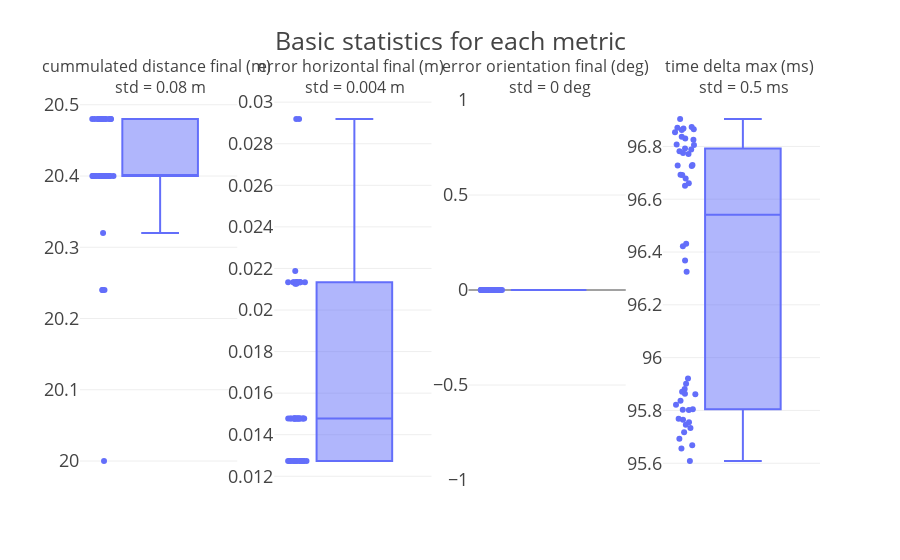

Notebook source saved alongside this figure:
### Code cell
fig

### Figure 1 — Plotly figure (JSON) as saved in the notebook; plotly's stock layout.template omitted (floating-point values rounded to 4 significant figures)
{"data": [{"alignmentgroup": "True", "boxpoints": "all", "hovertemplate": "metric:cummulated_distance_final_m=%{y}<extra></extra>", "legendgroup": "", "marker": {"color": "#636efa"}, "name": "", "notched": false, "offsetgroup": "", "orientation": "v", "showlegend": false, "type": "box", "x0": " ", "xaxis": "x", "y": [20.48, 20.4, 20.4, 20.48, 20.4, 20.4, 20.4, 20.4, 20.4, 20.48, 20.4, 20.4, 20.48, 20.4, 20.4, 20.48, 20.48, 20.4, 20.4, 20.48, 20.0, 20.4, 20.4, 20.48, 20.4, 20.4, 20.24, 20.48, 20.48, 20.4, 20.4, 20.4, 20.48, 20.4, 20.4, 20.4, 20.48, 20.32, 20.24, 20.4, 20.4, 20.4, 20.48, 20.24, 20.48, 20.48, 20.4, 20.4, 20.4, 20.4], "y0": " ", "yaxis": "y"}, {"alignmentgroup": "True", "boxpoints": "all", "hovertemplate": "metric:error_horizontal_final_m=%{y}<extra></extra>", "legendgroup": "", "marker": {"color": "#636efa"}, "name": "", "notched": false, "offsetgroup": "", "orientation": "v", "showlegend": false, "type": "box", "x0": " ", "xaxis": "x2", "y": [0.01273, 0.01478, 0.01478, 0.01273, 0.02133, 0.02133, 0.02133, 0.02133, 0.01478, 0.01273, 0.02133, 0.02133, 0.01273, 0.01478, 0.01478, 0.01273, 0.01273, 0.02133, 0.02133, 0.01273, 0.02188, 0.01478, 0.01478, 0.01273, 0.01478, 0.01478, 0.02919, 0.01273, 0.01273, 0.01478, 0.01478, 0.02127, 0.01273, 0.02127, 0.01478, 0.01478, 0.01273, 0.02919, 0.01478, 0.02133, 0.01478, 0.02133, 0.01274, 0.01478, 0.01274, 0.01273, 0.01478, 0.01478, 0.02133, 0.01478], "y0": " ", "yaxis": "y2"}, {"alignmentgroup": "True", "boxpoints": "all", "hovertemplate": "metric:error_orientation_final_deg=%{y}<extra></extra>", "legendgroup": "", "marker": {"color": "#636efa"}, "name": "", "notched": false, "offsetgroup": "", "orientation": "v", "showlegend": false, "type": "box", "x0": " ", "xaxis": "x3", "y": [0, 0, 0, 0, 0, 0, 0, 0, 0, 0, 0, 0, 0, 0, 0, 0, 0, 0, 0, 0, 0, 0, 0, 0, 0, 0, 0, 0, 0, 0, 0, 0, 0, 0, 0, 0, 0, 0, 0, 0, 0, 0, 0, 0, 0, 0, 0, 0, 0, 0], "y0": " ", "yaxis": "y3"}, {"alignmentgroup": "True", "boxpoints": "all", "hovertemplate": "metric:time_delta_max_ms=%{y}<extra></extra>", "legendgroup": "", "marker": {"color": "#636efa"}, "name": "", "notched": false, "offsetgroup": "", "orientation": "v", "showlegend": false, "type": "box", "x0": " ", "xaxis": "x4", "y": [95.86, 96.69, 95.88, 96.77, 96.86, 96.79, 96.81, 95.67, 95.77, 96.87, 96.43, 96.9, 95.82, 95.8, 96.68, 95.66, 95.75, 96.66, 96.83, 95.72, 96.84, 96.82, 96.77, 96.73, 96.73, 95.73, 95.92, 95.84, 96.81, 95.9, 96.85, 95.8, 96.87, 96.87, 96.37, 96.79, 95.76, 96.78, 96.69, 96.73, 95.75, 95.87, 95.61, 96.65, 95.69, 96.42, 95.86, 96.86, 95.8, 96.32], "y0": " ", "yaxis": "y4"}], "layout": {"annotations": [{"font": {"size": 16}, "showarrow": false, "text": "cummulated distance final (m) <br> std = 0.08 m", "x": 0.1062, "xanchor": "center", "xref": "paper", "y": 1, "yanchor": "bottom", "yref": "paper"}, {"font": {"size": 16}, "showarrow": false, "text": "error horizontal final (m) <br> std = 0.004 m", "x": 0.3688, "xanchor": "center", "xref": "paper", "y": 1, "yanchor": "bottom", "yref": "paper"}, {"font": {"size": 16}, "showarrow": false, "text": "error orientation final (deg) <br> std = 0 deg", "x": 0.6313, "xanchor": "center", "xref": "paper", "y": 1, "yanchor": "bottom", "yref": "paper"}, {"font": {"size": 16}, "showarrow": false, "text": "time delta max (ms) <br> std = 0.5 ms", "x": 0.8938, "xanchor": "center", "xref": "paper", "y": 1, "yanchor": "bottom", "yref": "paper"}], "title": {"text": "Basic statistics for each metric"}, "xaxis": {"anchor": "y", "domain": [0, 0.2125]}, "xaxis2": {"anchor": "y2", "domain": [0.2625, 0.475]}, "xaxis3": {"anchor": "y3", "domain": [0.525, 0.7375]}, "xaxis4": {"anchor": "y4", "domain": [0.7875, 1]}, "yaxis": {"anchor": "x", "domain": [0, 1]}, "yaxis2": {"anchor": "x2", "domain": [0, 1]}, "yaxis3": {"anchor": "x3", "domain": [0, 1]}, "yaxis4": {"anchor": "x4", "domain": [0, 1]}}}
